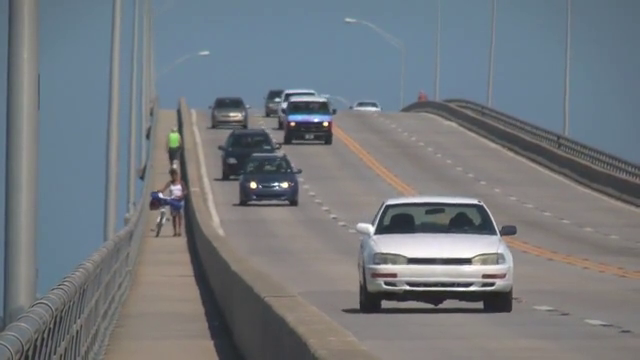
#> input picture frame 91 of videos/slow_traffic_small.mp4, 640 x 360 px
$ python 1.py
#> lines starting #> are read from the running program, lines starting #| are printed output that depends on the picture; after the words box and inside, x2 and y2 are one past the last pixel; in counts of white or black regions, pixels touching at a corner belong together
import cv2,os
import numpy as np
import scipy

def lucas_kanade(firstImage, secondImage, N=3, tau=1e-3):
    """
    Lucas Kanade Optical flow estimation between firstImage and secondImage
    :param firstImage: First image
    :param secondImage: Second Image
    :param N: Block size N x N
    :param image_ind: Current image index
    :param dataset: Dataset name
    :param tau: Threshold parameter
    :return: Optical flow, Gradients
    """

    firstImage = firstImage / 255
    secondImage = secondImage / 255
    image_shape = firstImage.shape
    half_window_size = N // 2

    # Kernels for finding gradients Ix, Iy, It
    kernel_x = np.array([[-1, 1]])
    kernel_y = np.array([[-1], [1]])
    kernel_t = np.array([[1]])

    # kernel_x = np.array([[-1., 1.], [-1., 1.]]) / 4
    # kernel_y = np.array([[-1., -1.], [1., 1.]]) / 4
    # kernel_t = np.array([[1., 1.], [1., 1.]]) / 4

    Ix = scipy.ndimage.convolve(
        input=firstImage, weights=kernel_x, mode="nearest")
    Iy = scipy.ndimage.convolve(
        input=firstImage, weights=kernel_y, mode="nearest")
    It = scipy.ndimage.convolve(input=secondImage, weights=kernel_t, mode="nearest") + scipy.ndimage.convolve(
        input=firstImage, weights=-kernel_t, mode="nearest"
    )

    u = np.zeros(image_shape)
    v = np.zeros(image_shape)

    # Find Lucas Kanade OF for a block N x N with least squares solution
    for row_ind in range(half_window_size, image_shape[0] - half_window_size):
        for col_ind in range(half_window_size, image_shape[1] - half_window_size):
            Ix_windowed = Ix[
                row_ind - half_window_size: row_ind + half_window_size + 1,
                col_ind - half_window_size: col_ind + half_window_size + 1,
            ].flatten()
            Iy_windowed = Iy[
                row_ind - half_window_size: row_ind + half_window_size + 1,
                col_ind - half_window_size: col_ind + half_window_size + 1,
            ].flatten()
            It_windowed = It[
                row_ind - half_window_size: row_ind + half_window_size + 1,
                col_ind - half_window_size: col_ind + half_window_size + 1,
            ].flatten()

            A = np.asarray([Ix_windowed, Iy_windowed]).reshape(-1, 2)
            b = np.asarray(It_windowed)

            A_transpose_A = np.transpose(A) @ A

            A_transpose_A_eig_vals, _ = np.linalg.eig(A_transpose_A)
            A_transpose_A_min_eig_val = np.min(A_transpose_A_eig_vals)

            # Noise thresholding
            if A_transpose_A_min_eig_val < tau:
                continue

            A_transpose_A_PINV = np.linalg.pinv(A_transpose_A)
            w = A_transpose_A_PINV @ np.transpose(A) @ b

            u[row_ind, col_ind], v[row_ind, col_ind] = w

    # Plot, visualize and save the optical flow
    flow_map = compute_flow_map(u, v, 8)
    cv2.imshow("FLOW MAP", flow_map)

    flow = [u, v]
    I = [Ix, Iy, It]

    return flow, I


def compute_flow_map(u, v, gran=8):
    """
    Plot optical flow map
    """

    flow_map = np.zeros(u.shape)

    for y in range(flow_map.shape[0]):
        for x in range(flow_map.shape[1]):

            if y % gran == 0 and x % gran == 0:
                dx = 2 * int(u[y, x])
                dy = 2 * int(v[y, x])

                if dx > 0 or dy > 0:
                    cv2.arrowedLine(flow_map, (x, y), (x + dx, y + dy), 255, 1)

    return flow_map


def __test():
    os.chdir(os.path.dirname(__file__))
    cap = cv2.VideoCapture("../../../videos/slow_traffic_small.mp4")
    # Create some random colors
    # Take first frame and find corners in it
    ret, old_frame = cap.read()
#> old_frame is the input picture: shape (360, 640, 3); mean B, G, R 126.6, 121.2, 115.7
    old_gray = cv2.GaussianBlur(cv2.cvtColor(
        old_frame, cv2.COLOR_BGR2GRAY), (15, 15), 0)
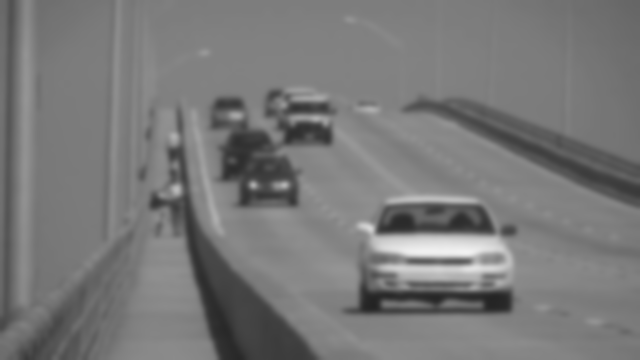
#> old_gray: shape (360, 640); min 35, max 242, mean 120.1
    corners = cv2.goodFeaturesToTrack(old_gray, mask=None,
                                      maxCorners=100,
                                      qualityLevel=0.3,
                                      minDistance=7,
                                      blockSize=7)
#> corners = [[251, 184], [287, 184], [377, 232], [177, 187], [471, 260], [497, 232], [274, 185], [383, 303], [329, 127], [372, 227]]

    corners = list(corners.reshape(-1, 2).astype(np.int16))

    def _hold(p):
        return max(0, min(p[0], old_gray.shape[1]-1)), max(0, min(p[1], old_gray.shape[0]-1))
    while (1):
        ret, frame = cap.read()
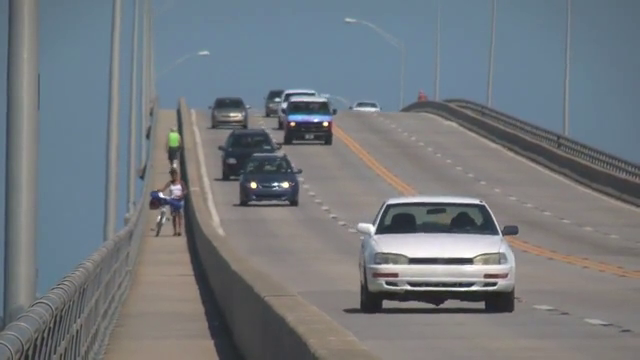
#> input picture frame 92 of videos/slow_traffic_small.mp4, 640 x 360 px
#> frame is the input picture: shape (360, 640, 3); mean B, G, R 126.3, 121.1, 115.4
        if not ret:
            print('No frames grabbed!')
            break
        frame_gray = cv2.cvtColor(frame, cv2.COLOR_BGR2GRAY)
        (U, V), _ = lucas_kanade(old_gray, frame_gray)
#> in lucas_kanade, `Ix = scipy.ndimage.convolve( input=firstImage, weights=kernel_x, mode=..`:
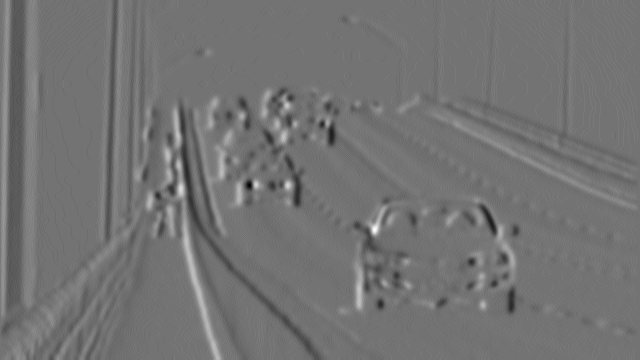
#> Ix: shape (360, 640) float64; min -0.0745, max 0.0902, mean -1.42e-05; drawn with min black and max white
#> in lucas_kanade, `Iy = scipy.ndimage.convolve( input=firstImage, weights=kernel_y, mode=..`:
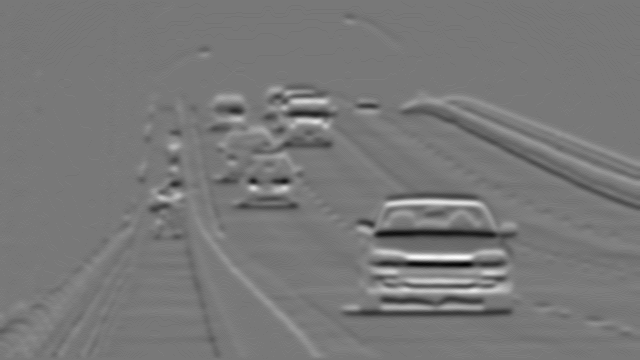
#> Iy: shape (360, 640) float64; min -0.098, max 0.11, mean 8.14e-05; drawn with min black and max white
#> in lucas_kanade, `It = scipy.ndimage.convolve(input=secondImage, weights=kernel_t, mode=..`:
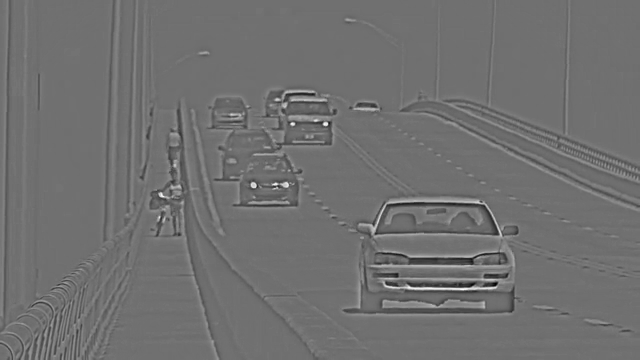
#> It: shape (360, 640) float64; min -0.392, max 0.494, mean -0.000609; drawn with min black and max white
#> after the loop in lucas_kanade, `for row_ind in range(half_window_size, image_shape[0] - half_window_si..`:
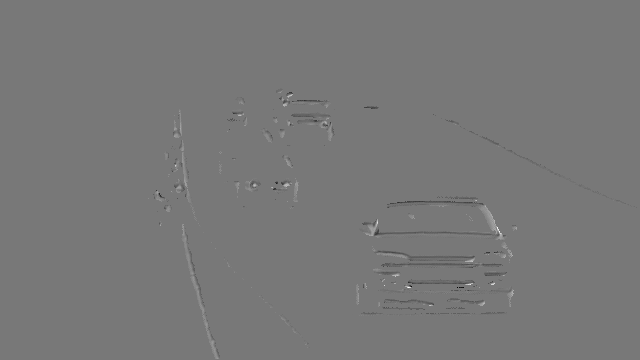
#> u: shape (360, 640) float64; min -9.45, max 10.53, mean -0.00891; drawn with min black and max white
#> after the loop in compute_flow_map, `for y in range(flow_map.shape[0]):`:
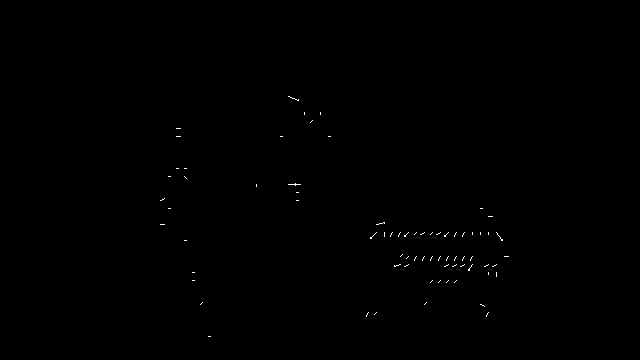
#> flow_map: shape (360, 640) float64; 0.15% white in thin lines or dots, all inside (x1, y1, x2, y2) = (160, 96, 509, 337)

        for i, p in enumerate(corners):
            x, y = _hold(p)
            dx, dy = round(U[y, x]), round(V[y, x])

            x, y = x+dx, y+dy
            corners[i] = (x, y)

            cv2.circle(frame, (x, y), 4, (255, 255, 0), -1)
#> this loop made 10 passes
#> (p, x, y, dx, dy) on passes 1, 2, 3, 4, 5, 6, 9, 10: ([251, 184], 249, 183, -2, -1), ([287, 184], 291, 185, 4, 1), ([377, 232], 373, 237, -4, 5), ([177, 187], 179, 187, 2, 0), ([471, 260], 476, 261, 5, 1), ([497, 232], 498, 237, 1, 5), ([329, 127], 330, 126, 1, -1), ([372, 227], 374, 227, 2, 0)
#> (x, y, dx, dy) on passes 7 to 8: (274, 185, 0, 0), (383, 303, 0, 0)
#> after the loop, corners = [(249, 183), (291, 185), (373, 237), (179, 187), (476, 261), (498, 237), (274, 185), (383, 303), (330, 126), (374, 227)]

        cv2.imshow("FRAME", frame)
        flow_map = compute_flow_map(U, V)
        cv2.imshow("FRAME_2", flow_map)
        old_gray = frame_gray.copy()
        key = cv2.waitKey(1)
#> (key q is pressed here)
        if key == ord("q"):
            break


if __name__ == "__main__":
    __test()
